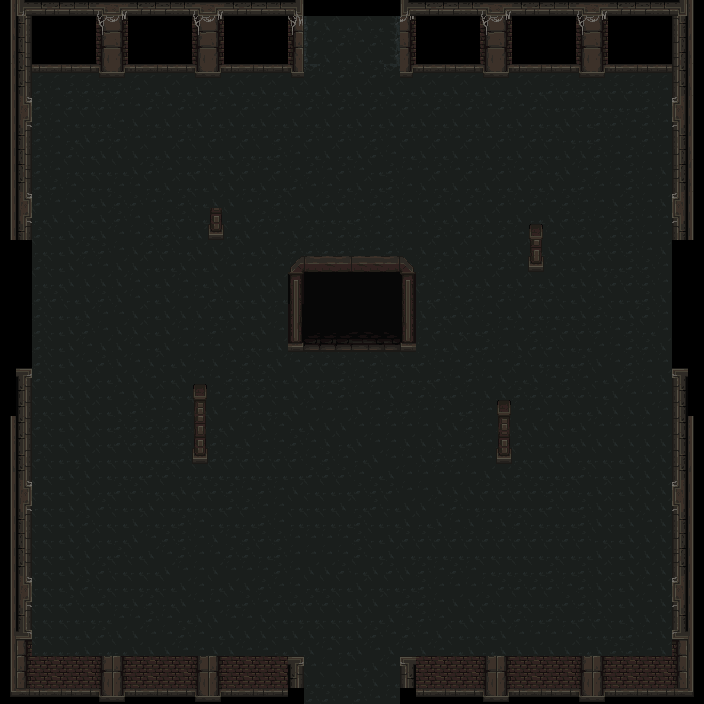

A 2D game scene composited from a Tiled map and its tileset images. What follows is a short description and the map's XML, with each tile layer's data collapsed to a summary:
An orthogonal 44x44 tile map with 16x16 px tiles, 4 tile layers (флажки, пол, стены, проходящие_стены).

<map version="1.9" tiledversion="1.9.2" orientation="orthogonal" renderorder="right-down" width="44" height="44" tilewidth="16" tileheight="16" infinite="0" nextlayerid="5" nextobjectid="1">
 <tileset firstgid="1" source="mainlevbuild.tsx" />
 <layer id="4" name="флажки" width="44" height="44">
  <data>[1936 cells, 5 non-empty, 3 distinct tile ids]</data>
 </layer>
 <layer id="1" name="пол" width="44" height="44">
  <data>[1936 cells, 1516 non-empty, 8 distinct tile ids]</data>
 </layer>
 <layer id="2" name="стены" width="44" height="44">
  <data>[1936 cells, 316 non-empty, 87 distinct tile ids]</data>
 </layer>
 <layer id="3" name="проходящие_стены" width="44" height="44">
  <data>[1936 cells, 82 non-empty, 18 distinct tile ids]</data>
 </layer>
</map>
